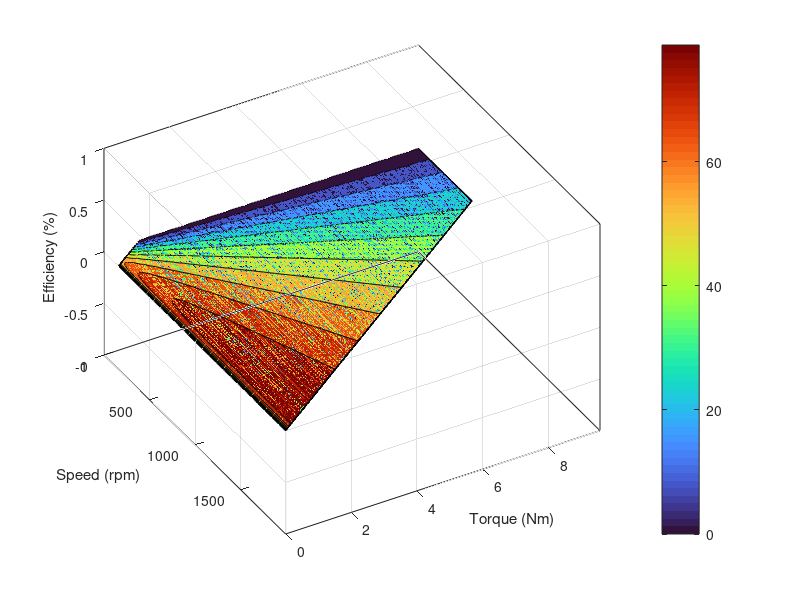

Write the MATLAB code that produced this figure.
%% 3D Speed-Torque-Efficiency map with PWM + speed-dependent losses
%Dominic Padula
%AI was used to assist the development of this model
clear;clc;clf;
% Motor data (60 V column baseline)
V_max = 60;        % max supply voltage (V)
R  = 1.26;         % terminal resistance (ohm)
kt = 0.286;        % torque constant (Nm/A)
ke = 0.286;        % back-EMF constant (V/(rad/s))
I0 = 0.227;        % no-load current (A)
w0_rpm = 1980;     % no-load speed (rpm)

% Derived no-load values (for loss calibration)
omega0 = 2*pi*w0_rpm/60;        % rad/s
P_elec_noload = V_max * I0;     % W
P_cu_noload   = I0^2 * R;       % copper loss at no-load
P_other_noload = P_elec_noload - P_cu_noload;  % remainder (iron+windage+friction)

% Split mechanical loss into coulomb-like (torque*omega) and quadratic (windage)
frac_quad = 0.20;   % fraction of mechanical loss that is quadratic (tweakable)
P_quad = P_other_noload * frac_quad;
P_coulomb = P_other_noload * (1 - frac_quad);

% Coulomb-like torque (constant torque loss)
T_fric_coulomb = P_coulomb / omega0;   % Nm

% Viscous/windage torque coefficient (gives torque = B*omega, so power = B*omega^2)
B_visc = P_quad / (omega0^2);         % Nms/rad (units such that power = B*omega^2)

% Display calibrated loss pieces
fprintf('Calibrated loss params:\n');
fprintf('  Coulomb friction torque Tf0 = %.5f N*m\n', T_fric_coulomb);
fprintf('  Viscous coefficient B = %.6e (N*m / (rad/s))\n', B_visc);
fprintf('  (these reproduce no-load input power roughly)\n\n');

%% Sweep definitions
V_vec = linspace(5, V_max, 25);       % sweep supply voltage (simulate PWM) (V)
T_load = linspace(0, 9.57, 300);      % load torque sweep (Nm) up to stall (~9.57 Nm)
[Tv, Vv] = meshgrid(T_load, V_vec);   % 2D grid of (T, V)

% Preallocate
omega_grid = zeros(size(Tv));    % rad/s
speed_rpm_grid = zeros(size(Tv));
I_grid = zeros(size(Tv));
Pmech_grid = zeros(size(Tv));
Pelec_grid = zeros(size(Tv));
eff_grid = zeros(size(Tv));

% For each (T_load, V) solve for steady-state omega from:
%   Electromagnetic torque T_e = T_load + Tf0 + B*omega
%   Current I = T_e / kt
%   Voltage: V = I*R + ke*omega
% -> combine: V = R/kt*(T_load + Tf0 + B*omega) + ke*omega
% -> omega * ( ke + R*B/kt ) = V - R/kt*(T_load + Tf0)
% -> omega = ( V - R/kt*(T_load + Tf0) ) / ( ke + R*B/kt )

den = ke + (R * B_visc / kt);
for i = 1:numel(Tv)
    T = Tv(i);
    V = Vv(i);

    rhs = V - (R/kt) * (T + T_fric_coulomb);
    omega = rhs / den;

    if omega < 0
        omega = 0;
    end

    % electromagnetic torque (includes friction & viscous)
    T_e = T + T_fric_coulomb + B_visc * omega;

    % current
    I = T_e / kt;

    % electrical/mech power
    Pelec = V * I;
    Pmech = T * omega;

    % safety: avoid tiny or negative Pelec
    if Pelec <= 1e-9
        eff = 0;
    else
        eff = max(0, Pmech / Pelec);
    end

    omega_grid(i) = omega;
    speed_rpm_grid(i) = omega * 60 / (2*pi);
    I_grid(i) = I;
    Pmech_grid(i) = Pmech;
    Pelec_grid(i) = Pelec;
    eff_grid(i) = eff;
end

%% Plot the 3D surface
figure('Position',[100 100 900 600]);
%surf(Tv, speed_rpm_grid, eff_grid*100, 'EdgeColor','none');
contourf(Tv, speed_rpm_grid, eff_grid*100);
xlabel('Torque (Nm)');
ylabel('Speed (rpm)');
zlabel('Efficiency (%)');
%title('3D Speed–Torque–Efficiency Map (PWM + viscous losses)');
colormap turbo; colorbar;
view(30, -45);
grid on;

%% Find global maximum efficiency and where it occurs
[eta_max, idx] = max(eff_grid(:));
[i_row, i_col] = ind2sub(size(eff_grid), idx);
T_at_max = Tv(idx);
V_at_max = Vv(idx);
speed_at_max = speed_rpm_grid(idx);

fprintf('\nGlobal max efficiency = %.2f %%\n', eta_max*100);
fprintf('  Occurs at: Torque = %.3f N*m, Speed = %.1f rpm, Supply V = %.1f V\n', ...
    T_at_max, speed_at_max, V_at_max);
